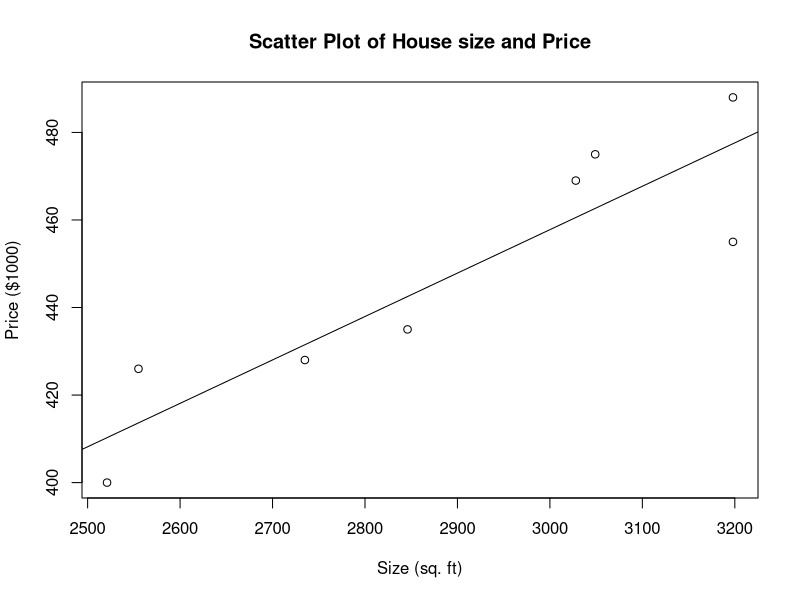

Here is the R script that generated this plot:
########################################
### Regrssion & Correlation Analysis ###
###           Robert Petro           ###
########################################

## Data ##
x = c(2521, 2555, 2735, 2846, 3028, 3049, 3198, 3198)
y = c(400, 426, 428, 435, 469, 475, 488, 455)
data = data.frame(x, y)

## correlation ##
cor(x, y)

## Plot ##
plot(x,y, type = "p", main = "Scatter Plot of House size and Price", xlab = "Size (sq. ft)", ylab = "Price ($1000)")
lm(y~x)
abline(lm(y~x))
